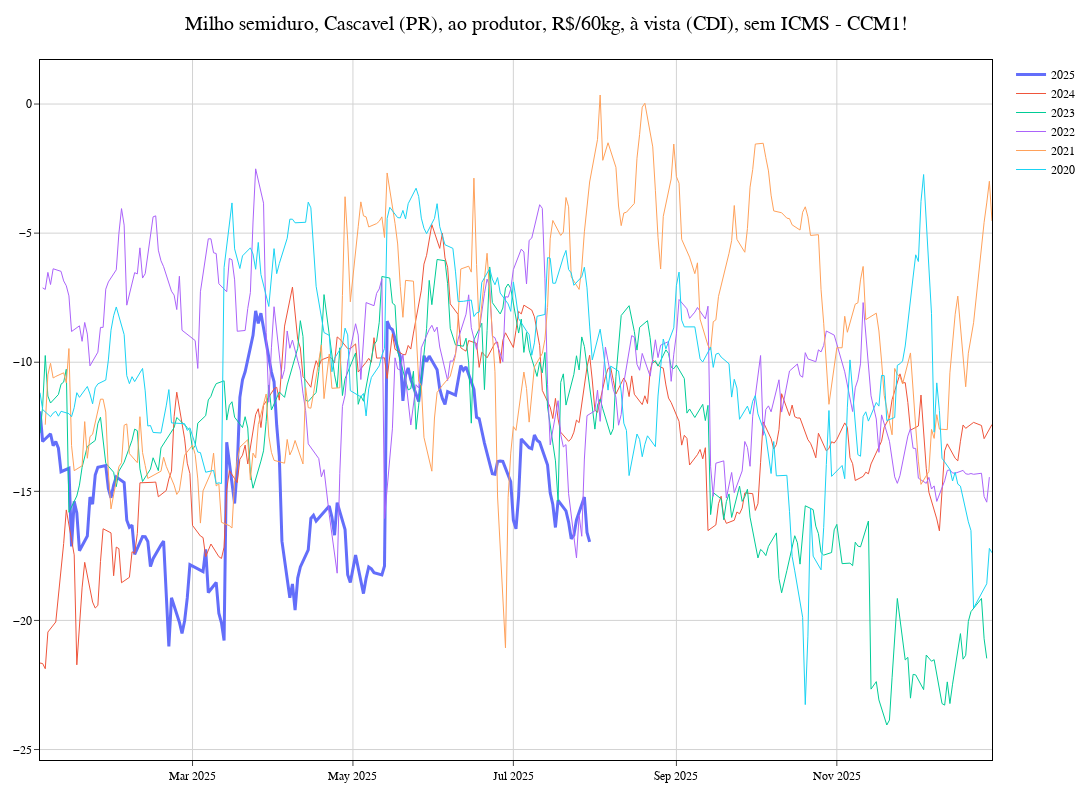

This figure's notebook cell:
### Code cell
commodity = 'Corn'
base = "Milho semiduro, Cascavel (PR), ao produtor, R$/60kg, à vista (CDI), sem ICMS"
futName = 'CCM'
convertUnit = False
expMonth = "1!"
expYear = None
lookback = 5

def basisPlot(commodity, base, futName, convertUnit, expMonth, expYear, lookback):
    fig = go.Figure()

    if commodity == "Corn":
        path = "Preços físicos/milho.xlsx"
        bases = pd.read_excel(path, sheet_name="PRAÇAS")
    else:
        path = "Preços físicos/soja.xlsx"
        bases = pd.read_excel(path, sheet_name="PRAÇAS")
    
    baseCode = bases[bases['Descrição'] == base]['Praças'].values[0]
    del bases

    spotPrices = pd.read_excel(path, sheet_name=baseCode, skiprows=[0,1])
    spotPrices['DRF'] = spotPrices['DRF'].apply(lambda x: pd.Timestamp(x.year, x.month, x.day))
    
    currYear = max(spotPrices['DRF']).year

    if convertUnit:
        dol = pd.read_excel('dolar.xlsx', sheet_name='dol', skiprows=[0,1], header=None)
        dol.columns=["DRF", "R$", "US$", "USD"]

        dol['DRF'] = dol['DRF'].apply(lambda x: pd.Timestamp(x.year, x.month, x.day))

        spotPrices = spotPrices.merge(dol, how = 'left', on='DRF')
        spotPrices['FEC'] = ((spotPrices['FEC']/spotPrices['USD'])/2.36207)*100

        spotPrices.dropna()

    for i in range(0,lookback+1):
        if expMonth == "1!":
            futuresPrices = load_asset_price(f'{futName}{expMonth}', 10000, 'D')
            futuresPrices['DRF'] = futuresPrices['time'].dt.tz_convert("America/Sao_Paulo").apply(lambda x: pd.Timestamp(x.year, x.month, x.day))
            basis = spotPrices.merge(futuresPrices, on = 'DRF', how = 'left')[['DRF', 'FEC', 'close']].ffill()
            basis['basis'] = basis['FEC'] - basis['close']

            yearlySelection = basis[basis['DRF'].dt.year == currYear - i]
            try: yearlySelection = yearlySelection[~((yearlySelection['DRF'].dt.month == 2) & (yearlySelection['DRF'].dt.day == 29))] # # Dropping the 29-Feb of the leap year.
            except: pass
            yearlySelection['DRF'] = yearlySelection['DRF'].apply(lambda x: pd.Timestamp(x.year+i, x.month, x.day))
            if i != 0:
                fig.add_trace(go.Scatter(x=yearlySelection['DRF'], y=yearlySelection['basis'], name=f'{currYear - i}',line=dict(width=1)))
            else: 
                fig.add_trace(go.Scatter(x=yearlySelection['DRF'], y=yearlySelection['basis'], name=f'{currYear - i}',line=dict(width=3)))
        else: 
            futuresPrices = load_asset_price(f'{futName}{expMonth}{expYear}', 10000,'D')

    # Layout monocromático e quadrado
    fig.update_layout(
        title=dict(
            text = f"{base} - {futName}{expMonth}",
            x=0.5,
            font=dict(size=20, color='black', family='Arial')
        ),
        margin=dict(
            b=40,
            l=40,
            r=40,
            t=60
        ),
        width=1200,
        height=800,
        plot_bgcolor='white',
        paper_bgcolor='white',
        font=dict(color='black', family='Arial')
    )

    fig.update_xaxes(
        mirror=True,
        ticks='outside',
        showline=True,
        linewidth=1,
        linecolor='black',
        gridcolor='lightgrey',
        zeroline=False,
        tickfont=dict(size=12, color='black')
    )
    fig.update_yaxes(
        mirror=True,
        ticks='outside',
        showline=True,
        linewidth=1,
        linecolor='black',
        gridcolor='lightgrey',
        zeroline=False,
        tickfont=dict(size=12, color='black')
    )


    fig.show()


basisPlot(commodity, base, futName, convertUnit, expMonth, expYear, lookback)

### Figure 1 — Plotly figure (JSON) as saved in the notebook; plotly's stock layout.template omitted (floating-point values rounded to 4 significant figures; data arrays with more than 128 entries replaced by an {"elided": "..."} marker saying what was removed)
{"data": [{"line": {"width": 3}, "name": "2025", "type": "scatter", "x": {"elided": "144 str values"}, "y": {"elided": "144 float values"}}, {"line": {"width": 1}, "name": "2024", "type": "scatter", "x": {"elided": "250 str values"}, "y": {"elided": "250 float values"}}, {"line": {"width": 1}, "name": "2023", "type": "scatter", "x": {"elided": "248 str values"}, "y": {"elided": "248 float values"}}, {"line": {"width": 1}, "name": "2022", "type": "scatter", "x": {"elided": "249 str values"}, "y": {"elided": "249 float values"}}, {"line": {"width": 1}, "name": "2021", "type": "scatter", "x": {"elided": "249 str values"}, "y": {"elided": "249 float values"}}, {"line": {"width": 1}, "name": "2020", "type": "scatter", "x": {"elided": "249 str values"}, "y": {"elided": "249 float values"}}], "layout": {"font": {"color": "black", "family": "Arial"}, "height": 800, "margin": {"b": 40, "l": 40, "r": 40, "t": 60}, "paper_bgcolor": "white", "plot_bgcolor": "white", "title": {"font": {"color": "black", "family": "Arial", "size": 20}, "text": "Milho semiduro, Cascavel (PR), ao produtor, R$/60kg, à vista (CDI), sem ICMS - CCM1!", "x": 0.5}, "width": 1200, "xaxis": {"gridcolor": "lightgrey", "linecolor": "black", "linewidth": 1, "mirror": true, "showline": true, "tickfont": {"color": "black", "size": 12}, "ticks": "outside", "zeroline": false}, "yaxis": {"gridcolor": "lightgrey", "linecolor": "black", "linewidth": 1, "mirror": true, "showline": true, "tickfont": {"color": "black", "size": 12}, "ticks": "outside", "zeroline": false}}}
